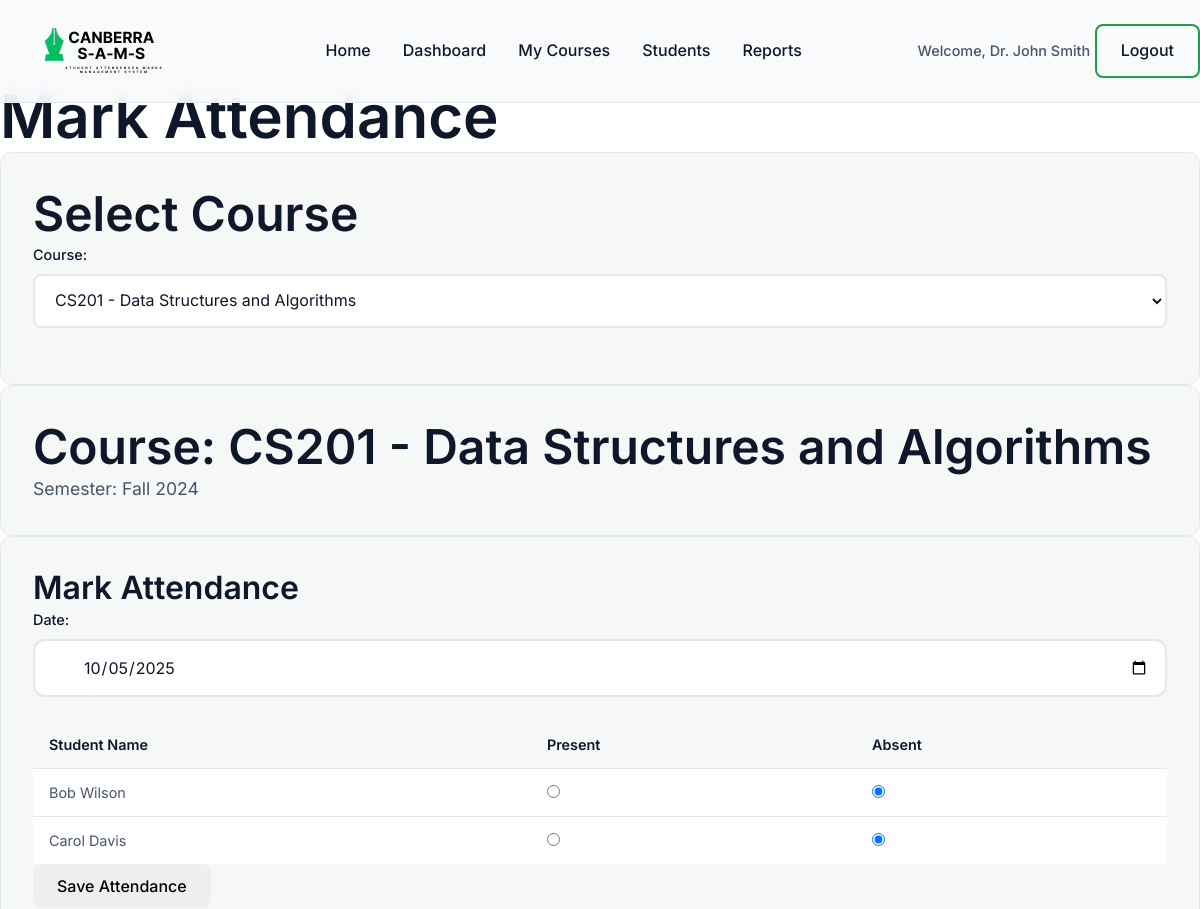
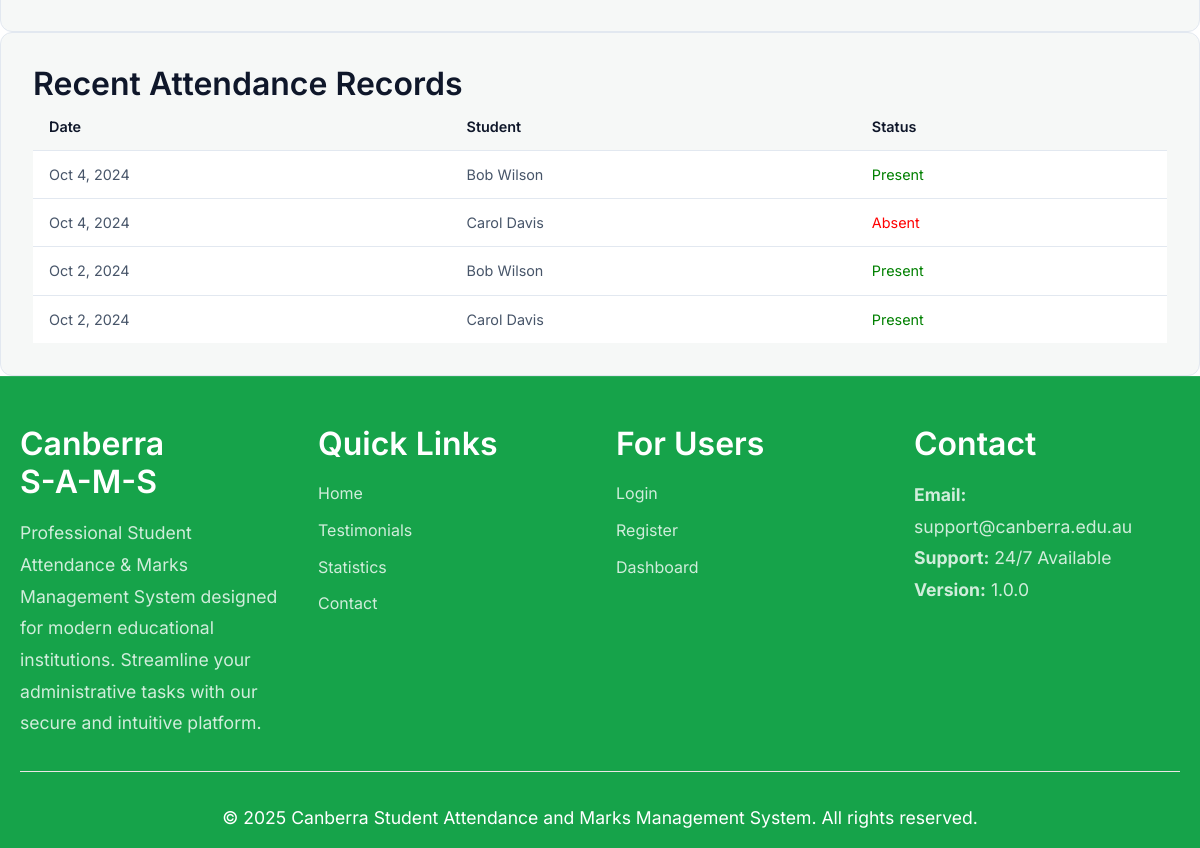
The page /attendance.php?course_id=2 (signed in) on the database as committed earlier (2 pictures, top to bottom).
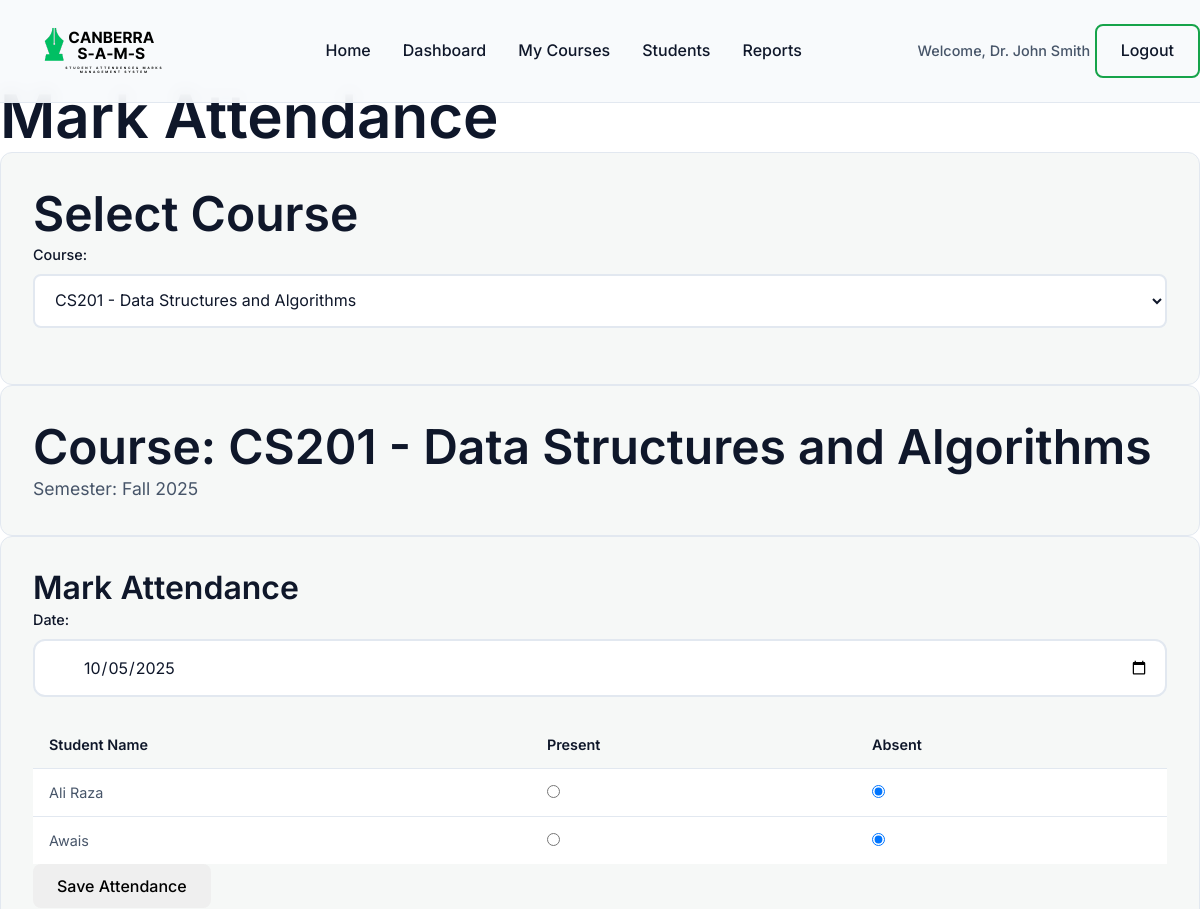
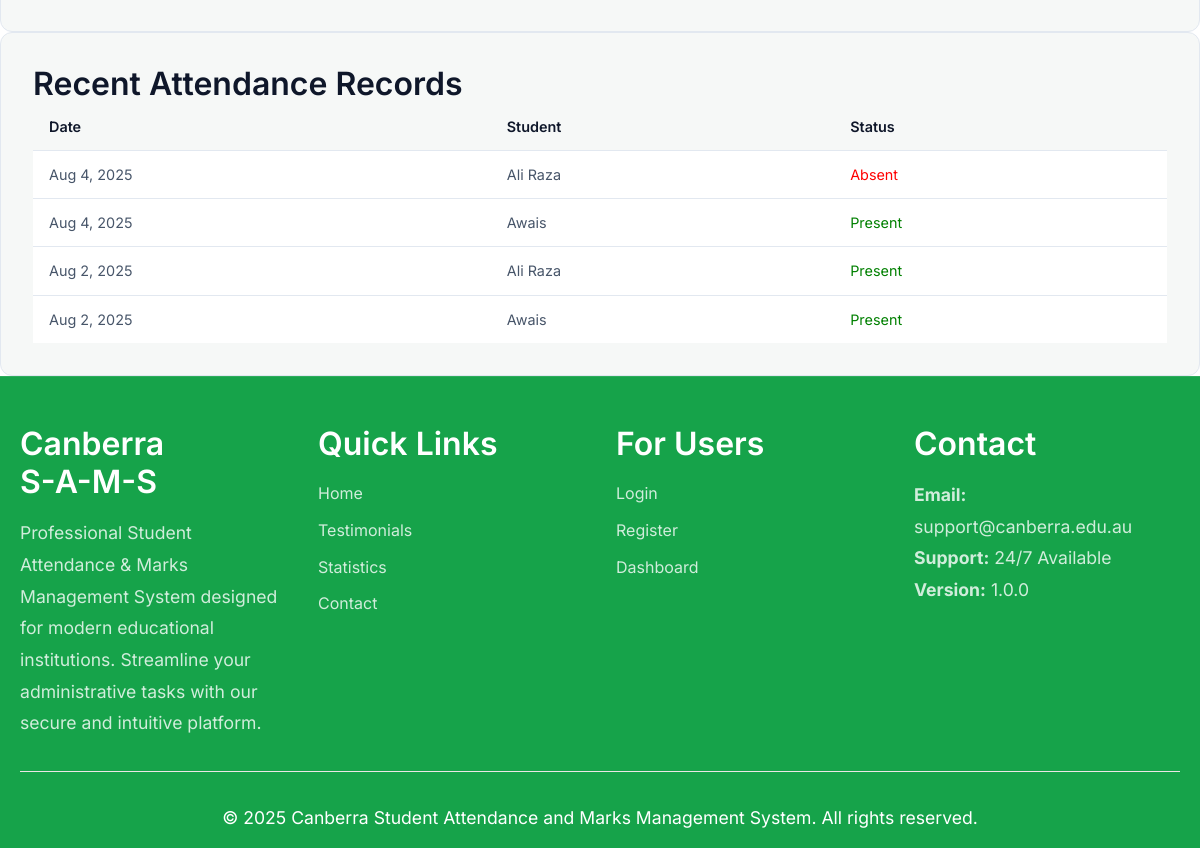
The same page on the database as committed later (2 pictures, top to bottom).
### tables this page shows
CREATE TABLE courses (
    course_id INT AUTO_INCREMENT PRIMARY KEY,
    course_name VARCHAR(255) NOT NULL,
    course_code VARCHAR(20) UNIQUE NOT NULL,
    semester VARCHAR(50) NOT NULL,
    lecturer_id INT NOT NULL,
    created_at TIMESTAMP DEFAULT CURRENT_TIMESTAMP,
    FOREIGN KEY (lecturer_id) REFERENCES users(user_id) ON DELETE CASCADE
);

CREATE TABLE users (
    user_id INT AUTO_INCREMENT PRIMARY KEY,
    name VARCHAR(255) NOT NULL,
    email VARCHAR(255) UNIQUE NOT NULL,
    password VARCHAR(255) NOT NULL,
    role ENUM('student', 'lecturer') NOT NULL,
    created_at TIMESTAMP DEFAULT CURRENT_TIMESTAMP
);

CREATE TABLE attendance (
    attendance_id INT AUTO_INCREMENT PRIMARY KEY,
    student_id INT NOT NULL,
    course_id INT NOT NULL,
    date DATE NOT NULL,
    status ENUM('Present', 'Absent') NOT NULL,
    created_at TIMESTAMP DEFAULT CURRENT_TIMESTAMP,
    FOREIGN KEY (student_id) REFERENCES users(user_id) ON DELETE CASCADE,
    FOREIGN KEY (course_id) REFERENCES courses(course_id) ON DELETE CASCADE,
    UNIQUE KEY unique_attendance (student_id, course_id, date)
);

### includes/auth.php (called while the page is built, shortened)
<?php
function current_user() {
    if (isset($_SESSION['user_id']) && isset($_SESSION['role']) && isset($_SESSION['name'])) {
        return [
            'user_id' => $_SESSION['user_id'],
            'name' => $_SESSION['name'],
            'role' => $_SESSION['role']
        ];
    }
    return null;
}
?>

### attendance.php (the view, shortened to what this page needs)
<?php
require_once 'includes/header.php';
$user = current_user();
$course_id = $_GET['course_id'] ?? '';
if ($course_id) {
    try {
        $stmt = $pdo->prepare("SELECT * FROM courses WHERE course_id = ? AND lecturer_id = ?");
        $stmt->execute([$course_id, $user['user_id']]);
$course = $stmt->fetch();
    } catch (Exception $e) {
        header('Location: courses.php');
    exit;
}
}
try {
    $stmt = $pdo->prepare("SELECT course_id, course_name, course_code FROM courses WHERE lecturer_id = ? ORDER BY course_code");
    $stmt->execute([$user['user_id']]);
    $lecturer_courses = $stmt->fetchAll();
} catch (Exception $e) {
    $lecturer_courses = [];
}
$enrolled_students = [];
if ($course_id) {
    try {
$stmt = $pdo->prepare("
            SELECT u.user_id, u.name, u.email
            FROM users u
            JOIN enrollments e ON u.user_id = e.student_id
    WHERE e.course_id = ?
            ORDER BY u.name
");
$stmt->execute([$course_id]);
        $enrolled_students = $stmt->fetchAll();
    } catch (Exception $e) {
        $enrolled_students = [];
    }
}
$today_attendance = [];
if ($course_id) {
    $today = date('Y-m-d');
    try {
        $stmt = $pdo->prepare("SELECT student_id, status FROM attendance WHERE course_id = ? AND date = ?");
        $stmt->execute([$course_id, $today]);
        $today_attendance = $stmt->fetchAll(PDO::FETCH_KEY_PAIR);
    } catch (Exception $e) {
        $today_attendance = [];
    }
}
?>
<h1>Mark Attendance</h1>
<div class="card">
    <h2>Select Course</h2>
    <form method="GET">
        <div class="form-group">
            <label for="course_id">Course:</label>
            <select id="course_id" name="course_id" onchange="this.form.submit()">
                <?php foreach ($lecturer_courses as $c): ?>
                    <option value="<?php echo $c['course_id']; ?>"
                            <?php echo $course_id == $c['course_id'] ? 'selected' : ''; ?>>
                        <?php echo htmlspecialchars($c['course_code'] . ' - ' . $c['course_name']); ?>
                    </option>
                <?php endforeach; ?>
            </select>
        </div>
    </form>
</div>
<?php if ($course_id && $course): ?>
    <div class="card">
        <h2>Course: <?php echo htmlspecialchars($course['course_code'] . ' - ' . $course['course_name']); ?></h2>
        <p>Semester: <?php echo htmlspecialchars($course['semester']); ?></p>
    </div>
    <?php if (empty($enrolled_students)): ?>
        <div class="card">
            <p>No students enrolled in this course. <a href="students.php?course_id=<?php echo $course_id; ?>">Enroll students first</a>.</p>
        </div>
    <?php else: ?>
        <div class="card">
            <h3>Mark Attendance</h3>
            <form method="POST">
                <div class="form-group">
                    <label for="date">Date:</label>
                    <input type="date" id="date" name="date" required value="<?php echo date('Y-m-d'); ?>">
                </div>
                <table class="table">
                    <thead>
                        <tr>
                            <th>Student Name</th>
                            <th>Present</th>
                            <th>Absent</th>
                        </tr>
                    </thead>
                    <tbody>
                        <?php foreach ($enrolled_students as $student): ?>
                            <tr>
                                <td><?php echo htmlspecialchars($student['name']); ?></td>
                                <td>
                                    <input type="radio"
                                           name="attendance[<?php echo $student['user_id']; ?>]"
                                           value="Present"
                                           <?php echo ($today_attendance[$student['user_id']] ?? '') === 'Present' ? 'checked' : ''; ?>>
                                </td>
                                <td>
                                    <input type="radio"
                                           name="attendance[<?php echo $student['user_id']; ?>]"
                                           value="Absent"
                                           <?php echo ($today_attendance[$student['user_id']] ?? 'Absent') === 'Absent' ? 'checked' : ''; ?>>
                                </td>
                            </tr>
                        <?php endforeach; ?>
                    </tbody>
                </table>
                <button type="submit" class="btn btn-success">Save Attendance</button>
            </form>
        </div>
        <div class="card">
            <h3>Recent Attendance Records</h3>
            <?php
            try {
                $stmt = $pdo->prepare("
                    SELECT a.date, u.name, a.status
                    FROM attendance a
                    JOIN users u ON u.user_id = a.student_id
                    WHERE a.course_id = ?
                    ORDER BY a.date DESC, u.name
                    LIMIT 50
                ");
                $stmt->execute([$course_id]);
                $recent_attendance = $stmt->fetchAll();
                if (empty($recent_attendance)): ?>
                    <p>No attendance records yet.</p>
                <?php else: ?>
                    <table class="table">
                        <thead>
                            <tr>
                                <th>Date</th>
                                <th>Student</th>
                                <th>Status</th>
                            </tr>
                        </thead>
                        <tbody>
                            <?php foreach ($recent_attendance as $record): ?>
                                <tr>
                                    <td><?php echo date('M j, Y', strtotime($record['date'])); ?></td>
                                    <td><?php echo htmlspecialchars($record['name']); ?></td>
                                    <td>
                                        <span style="color: <?php echo $record['status'] === 'Present' ? 'green' : 'red'; ?>;">
                                            <?php echo $record['status']; ?>
                                        </span>
                                    </td>
                                </tr>
                            <?php endforeach; ?>
                        </tbody>
                    </table>
                <?php endif;
            } catch (Exception $e) {
                echo '<p>Error loading attendance records.</p>';
            }
            ?>
        </div>
    <?php endif; ?>
<?php endif; ?>
<?php require_once 'includes/footer.php'; ?>

### includes/header.php (shortened to what this page needs)
<?php
require_once __DIR__ . '/auth.php';
$user = current_user();
?>
<!DOCTYPE html>
<html lang="en">
<head>
    <link rel="stylesheet" href="assets/css/style.css">
</head>
<body>
    <header class="header" id="header">
        <nav class="nav container">
        <a href="index.php" class="logo">
    <img src="assets/images/header-logo.png" alt="Canberra Student Attendance & Marks Management" class="logo-img">
</a>
            <?php if ($user): ?>
                <ul class="nav-links">
                    <li><a href="index.php">Home</a></li>
                    <li><a href="dashboard.php">Dashboard</a></li>
                    <?php if ($user['role'] === 'lecturer'): ?>
                        <li><a href="courses.php">My Courses</a></li>
                        <li><a href="students.php">Students</a></li>
                        <li><a href="reports.php">Reports</a></li>
                    <?php else: ?>
                        <li><a href="my-courses.php">My Courses</a></li>
                        <li><a href="my-attendance.php">My Attendance</a></li>
                        <li><a href="my-marks.php">My Marks</a></li>
                    <?php endif; ?>
                </ul>
                <div class="nav-actions">
                    <div class="user-menu desktop-only">
                        <span class="user-name">Welcome, <?php echo htmlspecialchars($user['name']); ?></span>
                        <a href="logout.php" class="btn btn-secondary">Logout</a>
                    </div>
                </div>
            <?php endif; ?>
        </nav>
    </header>
    <main class="main">

### includes/footer.php (shortened to what this page needs)
    </main>
    <footer class="footer">
        <div class="container">
            <div class="footer-content">
                <div class="footer-section">
                    <h3>Canberra <br> S-A-M-S</h3>
                    <p>Professional Student Attendance & Marks Management System designed for modern educational institutions. Streamline your administrative tasks with our secure and intuitive platform.</p>
                </div>
                <div class="footer-section">
                    <h3>Quick Links</h3>
                    <ul>
                        <li><a href="index.php">Home</a></li>
                        <li><a href="#testimonials">Testimonials</a></li>
                        <li><a href="#stats">Statistics</a></li>
                        <li><a href="#contact">Contact</a></li>
                    </ul>
                </div>
                <div class="footer-section">
                    <h3>For Users</h3>
                    <ul>
                        <li><a href="login.php">Login</a></li>
                        <li><a href="register.php">Register</a></li>
                        <li><a href="dashboard.php">Dashboard</a></li>
                    </ul>
                </div>
                <div class="footer-section">
                    <h3>Contact</h3>
                    <p><strong>Email:</strong> support@canberra.edu.au</p>
                    <p><strong>Support:</strong> 24/7 Available</p>
                    <p><strong>Version:</strong> 1.0.0</p>
                </div>
            </div>
            <div class="footer-bottom">
                <p>&copy; 2025 Canberra Student Attendance and Marks Management System. All rights reserved.</p>
            </div>
        </div>
    </footer>
</body>
</html>

### assets/css/style.css (style rules this page uses)
:root { --bg: #ffffff; --surface: #f6f8f7; --text: #0f172a; --muted: #475569; --line: #e2e8f0; --accent: #16a34a; --accent-2: #22c55e; }
* { margin: 0; padding: 0; box-sizing: border-box; }
html { scroll-behavior: smooth; }
body { font-family: 'Inter', sans-serif; background: var(--bg); color: var(--text); line-height: 1.6; overflow-x: hidden; }
.container { max-width: 1200px; margin: 0 auto; padding: 0 20px; }
h1, h2, h3, h4, h5, h6 { font-family: 'Inter', sans-serif; font-weight: 600; line-height: 1.2; }
h1 { font-size: clamp(2.5rem, 5vw, 4rem); }
h2 { font-size: clamp(2rem, 4vw, 3rem); }
h3 { font-size: clamp(1.5rem, 3vw, 2rem); }
p { font-size: 1.1rem; color: var(--muted); }
.btn { display: inline-flex; align-items: center; justify-content: center; padding: 12px 24px; border: none; border-radius: 8px; font-weight: 500; text-decoration: none; transition: all 0.3s ease; cursor: pointer; font-size: 1rem; font-family: inherit; }
.btn-secondary { background: transparent; color: var(--text); border: 2px solid var(--accent); }
.header { position: fixed; top: 0; left: 0; right: 0; background: rgba(248, 250, 252, 0.9); backdrop-filter: blur(10px); border-bottom: 1px solid var(--line); z-index: 1000; transition: all 0.3s ease; }
.nav { display: flex; align-items: center; justify-content: space-between; padding: 16px 0; }
.logo { display: flex; flex-direction: column; text-decoration: none; color: var(--text); }
.nav-links { display: flex; list-style: none; gap: 32px; }
.nav-links a { color: var(--text); text-decoration: none; font-weight: 500; transition: color 0.3s ease; position: relative; }
.nav-links a::after { content: ''; position: absolute; bottom: -4px; left: 0; width: 0; height: 2px; background: var(--accent); transition: width 0.3s ease; }
.nav-actions { display: flex; align-items: center; gap: 16px; }
.user-menu { display: flex; align-items: center; gap: 16px; }
.user-name { color: var(--muted); font-size: 0.9rem; font-weight: 500; }
main { margin-top: 80px; }
.main { margin-top: 80px; }
.card { background: var(--surface); border: 1px solid var(--line); border-radius: 12px; padding: 32px; transition: all 0.3s ease; position: relative; overflow: hidden; }
.footer { background: var(--accent); padding: 48px 0 16px; border-top: 1px solid rgba(255, 255, 255, 0.1); color: white; }
.footer-content { display: grid; grid-template-columns: repeat(auto-fit, minmax(250px, 1fr)); gap: 32px; margin-bottom: 32px; }
.footer-section h3 { color: white; margin-bottom: 16px; font-family: 'Inter', sans-serif; font-weight: 600; }
.footer-section p, .footer-section a { color: rgba(255, 255, 255, 0.8); text-decoration: none; line-height: 1.8; transition: color 0.3s ease; }
.footer-section ul { list-style: none; }
.footer-section ul li { margin-bottom: 8px; }
.footer-bottom { text-align: center; padding-top: 32px; border-top: 1px solid rgb(236, 230, 230); --muted: #ffffff; }
.form-group { margin-bottom: 24px; }
.form-group label { display: block; margin-bottom: 8px; font-weight: 500; color: var(--text); font-size: 0.9rem; }
.form-group input, .form-group select { width: 100%; padding: 14px 16px; border: 2px solid var(--line); border-radius: 8px; font-size: 1rem; font-family: inherit; background: var(--bg); color: var(--text); transition: all 0.3s ease; }
.form-group input::placeholder { color: var(--muted); }
.table { width: 100%; border-collapse: collapse; background: var(--bg); }
.table th, .table td { padding: 12px 16px; text-align: left; border-bottom: 1px solid var(--line); }
.table th { background: var(--surface); font-weight: 600; color: var(--text); font-size: 0.9rem; }
.table td { color: var(--muted); font-size: 0.9rem; }
.table tbody tr:last-child td { border-bottom: none; }
.desktop-only { display: block; }
.form-group input { padding: 16px 16px 16px 48px; border-radius: 12px; font-size: 1rem; border: 2px solid var(--line); background: var(--bg); color: var(--text); transition: all 0.3s ease; }

Rows that differ between the two databases and show on the page:
changed courses "CS201 - Data Structures and Algorithms": semester "Fall 2024" → "Fall 2025"
changed users: name "Carol Davis" → "Ali Raza"; moves up the list
changed users: name "Bob Wilson" → "Awais"
changed attendance "Absent": date "Oct 4, 2024" → "Aug 4, 2025"; student.name "Carol Davis" → "Ali Raza"; moves up the list
changed attendance (number 2 of 4 on the later page): date "Oct 4, 2024" → "Aug 4, 2025"; student.name "Bob Wilson" → "Awais"
changed attendance (number 3 of 4 on the later page): date "Oct 2, 2024" → "Aug 2, 2025"; student.name "Carol Davis" → "Ali Raza"; moves up the list
changed attendance (number 4 of 4 on the later page): date "Oct 2, 2024" → "Aug 2, 2025"; student.name "Bob Wilson" → "Awais"
